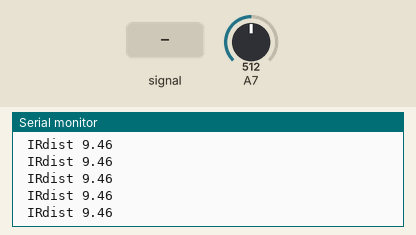
This sketch was run on a simulated Arduino Nano, built with avr-gcc and run on an emulated ATmega328P. Shown: the last lines printed to the serial monitor. Inputs (shaded band) come from the test bench; at power-on: A7 = 512.

Above: at 1.2 s.
1.3 s: A7 set to 306
At 2.2 s:
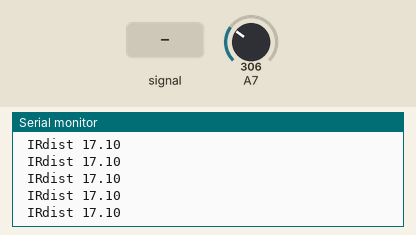
4.3 s: A7 fed a 2 Hz sine of ±306 counts around its level
At 5.4 s:
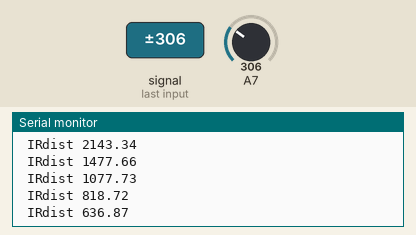
Timing chart, 0 to 5.7 s (numbered marks = the images above; inputs shaded):
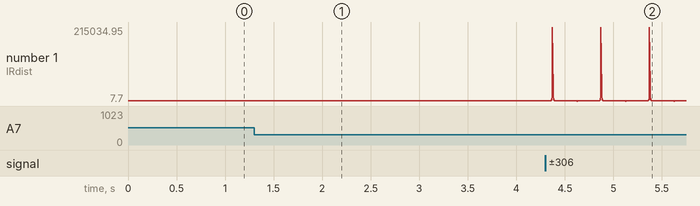

The sketch:

IR.ino
```cpp
float irVal, irDist;

void setup()
{
  Serial.begin(115200);
  pinMode(A7, INPUT);

  Serial.println("[INFO] Initialization Done.");
}

void loop()
{

  irVal = 0;

  for (int i = 0; i < 12; i++)
    irVal += analogRead(A7);

  irVal /= 12;
  irDist = 12343.85 * pow(irVal, -1.15); // Linearizing eqn, accuracy +- 5%
  Serial.print(" IRdist ");
  Serial.println(irDist);
}
```

Measured:
- after the input at 1.3 s, the serial monitor: prints a new line at once (image 1)
- after the input at 4.3 s, the serial monitor: prints a new line at once (image 2)
- plotted number 1: 9.46 → 17.1 after the input at 1.3 s, 17.1 → 15.96 after the input at 4.3 s
